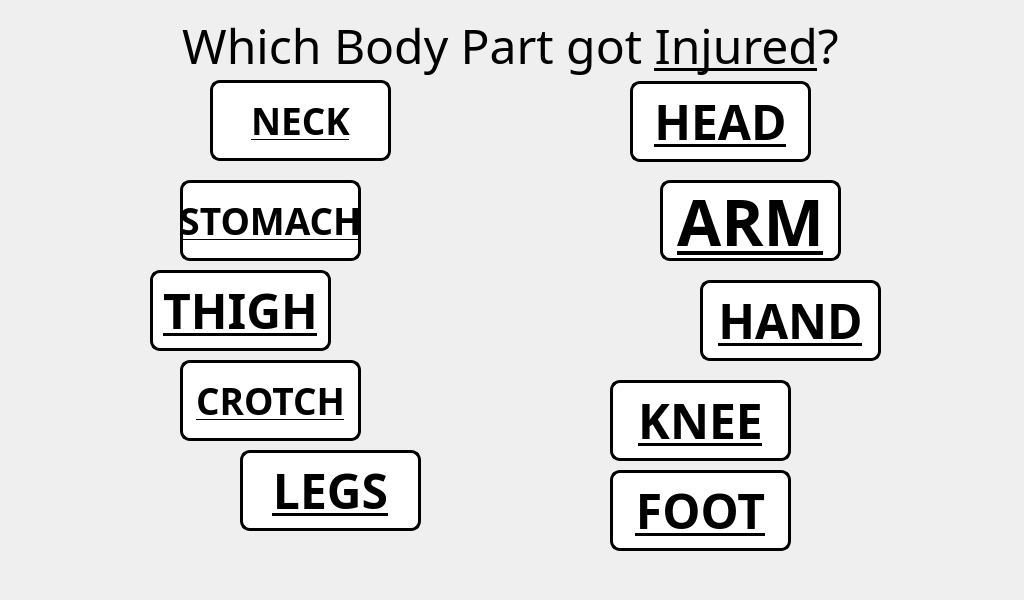
<?xml version="1.0" encoding="UTF-8"?>
<ui version="4.0">
 <class>mainWindow</class>
 <widget class="QMainWindow" name="mainWindow">
  <property name="geometry">
   <rect>
    <x>0</x>
    <y>0</y>
    <width>1024</width>
    <height>600</height>
   </rect>
  </property>
  <property name="minimumSize">
   <size>
    <width>1024</width>
    <height>600</height>
   </size>
  </property>
  <property name="maximumSize">
   <size>
    <width>1024</width>
    <height>600</height>
   </size>
  </property>
  <property name="windowTitle">
   <string>Select Body Part</string>
  </property>
  <widget class="QWidget" name="centralwidget">
   <widget class="QLabel" name="TITLE">
    <property name="geometry">
     <rect>
      <x>0</x>
      <y>0</y>
      <width>1021</width>
      <height>91</height>
     </rect>
    </property>
    <property name="font">
     <font>
      <family>Unispace</family>
      <pointsize>24</pointsize>
     </font>
    </property>
    <property name="text">
     <string>&lt;html&gt;&lt;head/&gt;&lt;body&gt;&lt;p&gt;&lt;span style=&quot; font-size:36pt;&quot;&gt;Which Body Part got &lt;/span&gt;&lt;span style=&quot; font-size:36pt; text-decoration: underline;&quot;&gt;Injured&lt;/span&gt;&lt;span style=&quot; font-size:36pt;&quot;&gt;?&lt;/span&gt;&lt;/p&gt;&lt;/body&gt;&lt;/html&gt;</string>
    </property>
    <property name="alignment">
     <set>Qt::AlignCenter</set>
    </property>
   </widget>
   <widget class="QLabel" name="body_part">
    <property name="geometry">
     <rect>
      <x>10</x>
      <y>60</y>
      <width>1001</width>
      <height>521</height>
     </rect>
    </property>
    <property name="text">
     <string/>
    </property>
    <property name="textFormat">
     <enum>Qt::PlainText</enum>
    </property>
    <property name="pixmap">
     <pixmap>pictures/program_pictures/body_part_types.png</pixmap>
    </property>
   </widget>
   <widget class="QPushButton" name="hand_button">
    <property name="geometry">
     <rect>
      <x>700</x>
      <y>280</y>
      <width>181</width>
      <height>81</height>
     </rect>
    </property>
    <property name="font">
     <font>
      <family>Unispace</family>
      <pointsize>36</pointsize>
      <weight>75</weight>
      <bold>true</bold>
      <underline>true</underline>
     </font>
    </property>
    <property name="styleSheet">
     <string notr="true">QPushButton:hover:!pressed
{
  background-color: rgb(195,30,60);
}

QPushButton
{
  background-color: white;
color: black;
border-style: outset;
border-width: 3px;
border-radius:10px;
border-color: black;
}</string>
    </property>
    <property name="text">
     <string>HAND</string>
    </property>
   </widget>
   <widget class="QLabel" name="label">
    <property name="geometry">
     <rect>
      <x>0</x>
      <y>0</y>
      <width>1024</width>
      <height>600</height>
     </rect>
    </property>
    <property name="minimumSize">
     <size>
      <width>1024</width>
      <height>600</height>
     </size>
    </property>
    <property name="maximumSize">
     <size>
      <width>1024</width>
      <height>600</height>
     </size>
    </property>
    <property name="text">
     <string/>
    </property>
    <property name="pixmap">
     <pixmap>pictures/program_pictures/main_wallpaper.png</pixmap>
    </property>
   </widget>
   <widget class="QPushButton" name="head_button">
    <property name="geometry">
     <rect>
      <x>630</x>
      <y>81</y>
      <width>181</width>
      <height>81</height>
     </rect>
    </property>
    <property name="font">
     <font>
      <family>Unispace</family>
      <pointsize>36</pointsize>
      <weight>75</weight>
      <bold>true</bold>
      <underline>true</underline>
     </font>
    </property>
    <property name="styleSheet">
     <string notr="true">QPushButton:hover:!pressed
{
  background-color: rgb(195,30,60);
}

QPushButton
{
  background-color: white;
color: black;
border-style: outset;
border-width: 3px;
border-radius:10px;
border-color: black;
}</string>
    </property>
    <property name="text">
     <string>HEAD</string>
    </property>
   </widget>
   <widget class="QPushButton" name="knee_button">
    <property name="geometry">
     <rect>
      <x>610</x>
      <y>380</y>
      <width>181</width>
      <height>81</height>
     </rect>
    </property>
    <property name="font">
     <font>
      <family>Unispace</family>
      <pointsize>36</pointsize>
      <weight>75</weight>
      <bold>true</bold>
      <underline>true</underline>
     </font>
    </property>
    <property name="styleSheet">
     <string notr="true">QPushButton:hover:!pressed
{
  background-color: rgb(195,30,60);
}

QPushButton
{
  background-color: white;
color: black;
border-style: outset;
border-width: 3px;
border-radius:10px;
border-color: black;
}</string>
    </property>
    <property name="text">
     <string>KNEE</string>
    </property>
   </widget>
   <widget class="QPushButton" name="stomach_button">
    <property name="geometry">
     <rect>
      <x>180</x>
      <y>180</y>
      <width>181</width>
      <height>81</height>
     </rect>
    </property>
    <property name="font">
     <font>
      <family>Unispace</family>
      <pointsize>28</pointsize>
      <weight>75</weight>
      <bold>true</bold>
      <underline>true</underline>
     </font>
    </property>
    <property name="styleSheet">
     <string notr="true">QPushButton:hover:!pressed
{
  background-color: rgb(195,30,60);
}

QPushButton
{
  background-color: white;
color: black;
border-style: outset;
border-width: 3px;
border-radius:10px;
border-color: black;
}</string>
    </property>
    <property name="text">
     <string>STOMACH</string>
    </property>
   </widget>
   <widget class="QPushButton" name="arm_button">
    <property name="geometry">
     <rect>
      <x>660</x>
      <y>180</y>
      <width>181</width>
      <height>81</height>
     </rect>
    </property>
    <property name="font">
     <font>
      <family>Unispace</family>
      <pointsize>48</pointsize>
      <weight>75</weight>
      <bold>true</bold>
      <underline>true</underline>
     </font>
    </property>
    <property name="styleSheet">
     <string notr="true">QPushButton:hover:!pressed
{
  background-color: rgb(195,30,60);
}

QPushButton
{
  background-color: white;
color: black;
border-style: outset;
border-width: 3px;
border-radius:10px;
border-color: black;
}</string>
    </property>
    <property name="text">
     <string>ARM</string>
    </property>
   </widget>
   <widget class="QPushButton" name="neck_button">
    <property name="geometry">
     <rect>
      <x>210</x>
      <y>80</y>
      <width>181</width>
      <height>81</height>
     </rect>
    </property>
    <property name="font">
     <font>
      <family>Unispace</family>
      <pointsize>28</pointsize>
      <weight>75</weight>
      <bold>true</bold>
      <underline>true</underline>
     </font>
    </property>
    <property name="styleSheet">
     <string notr="true">QPushButton:hover:!pressed
{
  background-color: rgb(195,30,60);
}

QPushButton
{
  background-color: white;
color: black;
border-style: outset;
border-width: 3px;
border-radius:10px;
border-color: black;
}</string>
    </property>
    <property name="text">
     <string>NECK</string>
    </property>
   </widget>
   <widget class="QPushButton" name="foot_button">
    <property name="geometry">
     <rect>
      <x>610</x>
      <y>470</y>
      <width>181</width>
      <height>81</height>
     </rect>
    </property>
    <property name="font">
     <font>
      <family>Unispace</family>
      <pointsize>36</pointsize>
      <weight>75</weight>
      <bold>true</bold>
      <underline>true</underline>
     </font>
    </property>
    <property name="styleSheet">
     <string notr="true">QPushButton:hover:!pressed
{
  background-color: rgb(195,30,60);
}

QPushButton
{
  background-color: white;
color: black;
border-style: outset;
border-width: 3px;
border-radius:10px;
border-color: black;
}</string>
    </property>
    <property name="text">
     <string>FOOT</string>
    </property>
   </widget>
   <widget class="QPushButton" name="thigh_button">
    <property name="geometry">
     <rect>
      <x>150</x>
      <y>270</y>
      <width>181</width>
      <height>81</height>
     </rect>
    </property>
    <property name="font">
     <font>
      <family>Unispace</family>
      <pointsize>36</pointsize>
      <weight>75</weight>
      <bold>true</bold>
      <underline>true</underline>
     </font>
    </property>
    <property name="styleSheet">
     <string notr="true">QPushButton:hover:!pressed
{
  background-color: rgb(195,30,60);
}

QPushButton
{
  background-color: white;
color: black;
border-style: outset;
border-width: 3px;
border-radius:10px;
border-color: black;
}</string>
    </property>
    <property name="text">
     <string>THIGH</string>
    </property>
   </widget>
   <widget class="QPushButton" name="legs_button">
    <property name="geometry">
     <rect>
      <x>240</x>
      <y>450</y>
      <width>181</width>
      <height>81</height>
     </rect>
    </property>
    <property name="font">
     <font>
      <family>Unispace</family>
      <pointsize>36</pointsize>
      <weight>75</weight>
      <bold>true</bold>
      <underline>true</underline>
     </font>
    </property>
    <property name="styleSheet">
     <string notr="true">QPushButton:hover:!pressed
{
  background-color: rgb(195,30,60);
}

QPushButton
{
  background-color: white;
color: black;
border-style: outset;
border-width: 3px;
border-radius:10px;
border-color: black;
}</string>
    </property>
    <property name="text">
     <string>LEGS</string>
    </property>
   </widget>
   <widget class="QPushButton" name="crotch_button">
    <property name="geometry">
     <rect>
      <x>180</x>
      <y>360</y>
      <width>181</width>
      <height>81</height>
     </rect>
    </property>
    <property name="font">
     <font>
      <family>Unispace</family>
      <pointsize>28</pointsize>
      <weight>75</weight>
      <bold>true</bold>
      <underline>true</underline>
     </font>
    </property>
    <property name="styleSheet">
     <string notr="true">QPushButton:hover:!pressed
{
  background-color: rgb(195,30,60);
}

QPushButton
{
  background-color: white;
color: black;
border-style: outset;
border-width: 3px;
border-radius:10px;
border-color: black;
}</string>
    </property>
    <property name="text">
     <string>CROTCH</string>
    </property>
   </widget>
   <zorder>label</zorder>
   <zorder>TITLE</zorder>
   <zorder>body_part</zorder>
   <zorder>hand_button</zorder>
   <zorder>head_button</zorder>
   <zorder>knee_button</zorder>
   <zorder>stomach_button</zorder>
   <zorder>arm_button</zorder>
   <zorder>neck_button</zorder>
   <zorder>foot_button</zorder>
   <zorder>thigh_button</zorder>
   <zorder>legs_button</zorder>
   <zorder>crotch_button</zorder>
  </widget>
 </widget>
 <resources/>
 <connections/>
</ui>
